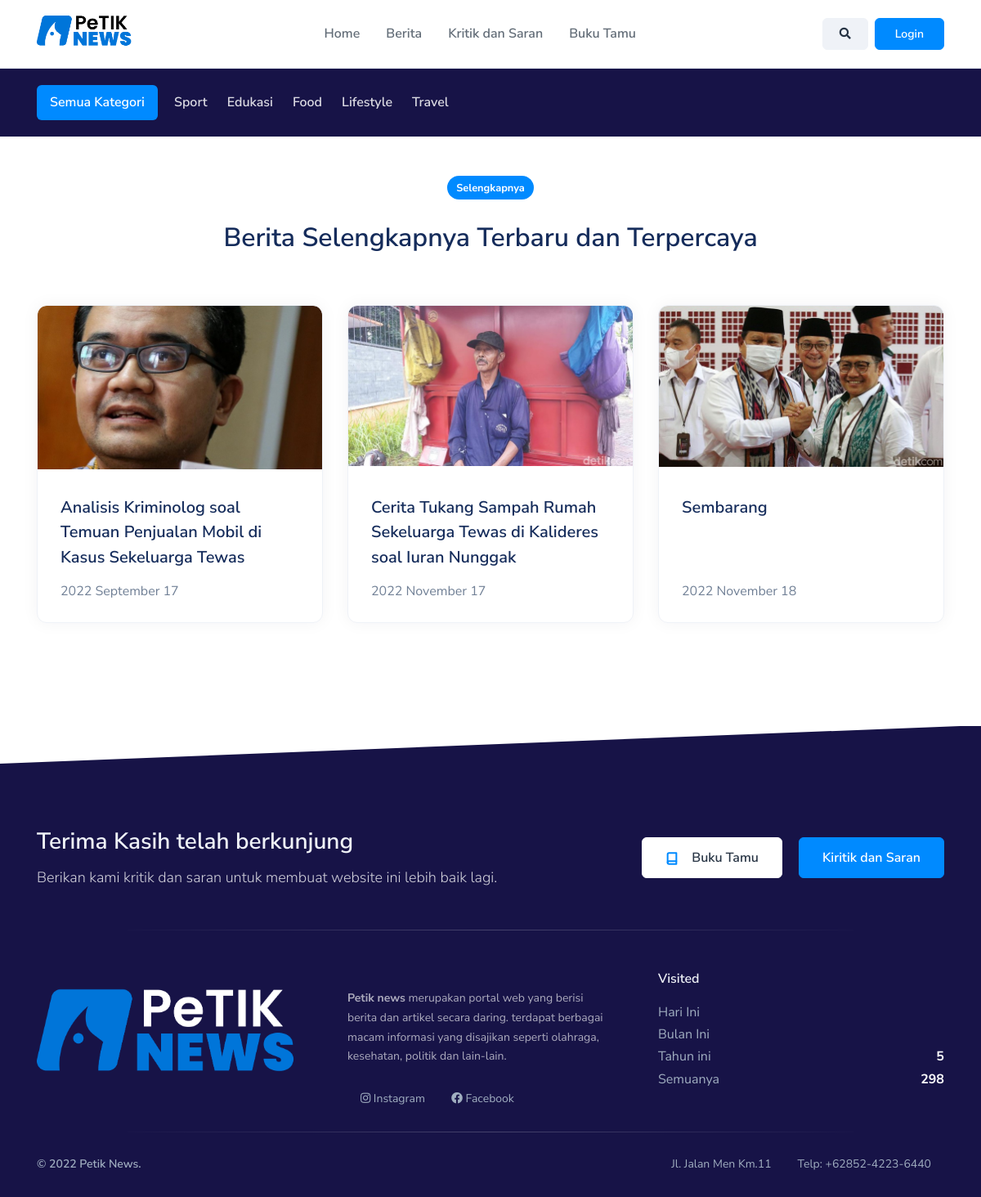
/selengkapnya, run on the app's committed database.
### tables this page shows
CREATE TABLE IF NOT EXISTS `kategori` (
  `id` int(11) NOT NULL AUTO_INCREMENT,
  `slug` varchar(255) DEFAULT NULL,
  `kategori` varchar(255) DEFAULT NULL,
  PRIMARY KEY (`id`)
);

CREATE TABLE IF NOT EXISTS `berita` (
  `id` int(11) NOT NULL AUTO_INCREMENT,
  `judul` text NOT NULL,
  `teras_berita` text NOT NULL,
  `headline` int(2) NOT NULL DEFAULT '0',
  `gambar` longtext NOT NULL,
  `konten` longtext NOT NULL,
  `tanggal` date NOT NULL,
  `kategori_id` int(11) NOT NULL,
  `user_id` int(11) NOT NULL,
  PRIMARY KEY (`id`)
);

### app/core/Controller.php (called while the page is built, shortened)
<?php
class Controller{
	public function view($view, $data = [])
	{
		require_once '../app/views/' . $view . '.php';
	}
	public function model($model)
	{
		return new $model;
	}
}

### app/controllers/Home.php (called while the page is built, shortened)
<?php
class Home extends Controller {
	public function index($id)
	{
		$data['nav-bar-active'] = true;
		$data['title'] = 'Halaman Home';
		if($id == "selengkapnya"){
			$data['berita'] = $this->model('BeritaModel')->getAll();
		} else {
			$data['berita'] = $this->model('BeritaModel')->getAllByKategoriName($id);
		}
		$data['kategori_name'] = $id;
		$this->view('templates/header', $data);
		$this->view('home/kategori', $data);
	}
}

### app/core/App.php (called while the page is built, shortened)
<?php
class App{
	protected $method = 'index';
	protected $params = [];
	public function __construct(){
		$url = $this->parseURL();
		$this->controller = new $this->controller;
		if(!empty($url)){
			$this->params = array_values($url);
		}
		call_user_func_array([$this->controller, $this->method], $this->params);
	}
	public function parseURL(){
		if( isset($_GET['url'])){
			$url = rtrim($_GET['url'], '/');
			$url = filter_var($url, FILTER_SANITIZE_URL);
			$url = explode('/',$url);
			return $url;
		}
	}
}

### public/index.php (called while the page is built, shortened)
<?php
$app = new App;

### app/core/Database.php (called while the page is built, shortened)
<?php
class Database{
	private $host = DB_HOST;
	private $user = DB_USER;
	private $pass = DB_PASS;
	private $dbnm = DB_NAME;
	private $dbh;
	private $stmt;
	public function __construct()
	{
		$dsn = 'mysql:host='. $this->host .';dbname='. $this->dbnm;
		$option = [
			PDO::ATTR_PERSISTENT => true,
			PDO::ATTR_ERRMODE => PDO::ERRMODE_EXCEPTION
		];
		try{
			$this->dbh = new PDO($dsn,$this->user,$this->pass, $option);
		}catch(PDOException $e){
			die($e->getMessage());
		}
	}
	public function query($query)
	{
		$this->stmt = $this->dbh->prepare($query);
	}
	public function execute()
	{
		$this->stmt->execute();
	}
	public function resultSet()
	{
		$this->execute();
		return $this->stmt->fetchAll(PDO::FETCH_ASSOC);
	}
}

### app/core/GetKategori.php (called while the page is built)
<?php
class GetKategori{
    public static function get()
    {
		$db = new Database;
        $db->query('SELECT * FROM kategori');
		return $db->resultSet();
    }
}

### app/models/BeritaModel.php (called while the page is built, shortened)
<?php
class BeritaModel {
	private $table = 'berita';
	private $db;
	public function __construct()
	{
		$this->db = new Database;
	}
	public function getAll()
	{
		$this->db->query('SELECT * FROM ' . $this->table);
		return $this->db->resultSet();
	}
}

### app/views/home/kategori.php (the view, shortened to what this page needs)
<section class="slice pt-5 pb-7">
    <div class="container">
        <div class="row mb-5 justify-content-center text-center">
            <div class="col-lg-8 col-md-10">
                <span class="badge badge-primary badge-pill"><?= ucwords($data['kategori_name']) ?></span>
                <h2 class="mt-4">Berita <?= ucwords($data['kategori_name']) ?> Terbaru dan Terpercaya</h2>
            </div>
        </div>
        <div class="row">
            <?php foreach($data['berita'] as $item){ ?>
            <div class="col-xl-4 col-md-6">
                <div class="card hover-translate-y-n3 hover-shadow-lg overflow-hidden">
                    <div class="position-relative overflow-hidden" style="height:12.5rem">
                        <a href="" class="d-block">
                            <img alt="Image placeholder" src="<?= $item['gambar'] ?>" class="card-img-top">
                        </a>
                    </div>
                    <div class="card-body py-4">
                        <div style="height : 5.5rem;
                                    overflow:hidden;
                                    display: -webkit-box;
                                    -webkit-line-clamp: 3;
                                    -webkit-box-orient: vertical;
                        ">
                            <a href="<?= base_url ?>/berita/<?= $item['id'] ?>" class="h5 stretched-link lh-150"><?= $item['judul'] ?></a>
                        </div>
                        <div class="mt-3">
                            <?= date_format(date_create($item['tanggal']), "Y F d"); ?>
                        </div>
                    </div>
                </div>
            </div>
            <?php } ?>
        </div>
    </div>
</section>

### app/views/templates/header.php (shortened to what this page needs)
<!DOCTYPE html>
<html lang="en">
<head>
    <link rel=stylesheet href="<?= base_url ?>/libs/%40fancyapps/fancybox/dist/jquery.fancybox.min.css">
    <link rel=stylesheet href="<?= base_url ?>/css/quick-website.css" id=stylesheet>
    <link rel=stylesheet href="<?= base_url ?>/css/style.css" id=stylesheet>
    <link rel=stylesheet href="<?= base_url ?>/libs/%40fortawesome/fontawesome-free/css/all.min.css">
    <link rel="stylesheet" href="<?= base_url ?>/css/slider.css">
</head>
<body class="d-flex flex-column" style="min-height: 100vh">
    <header class="sticky-top bg-white border-bottom" id=header-main>
        <nav class="navbar navbar-main navbar-expand-lg navbar-light" id="navbar-main">
            <div class="container">
                <a class="navbar-brand" href="<?= base_url ?>">
                    <img alt="Petik News" src=<?= base_url ?>/logo/logo-text.png class="mt-n2" id=navbar-logo
                    style="height:55px!important">
                </a>
                <div class="collapse navbar-collapse navbar-collapse-overlay" id="navbar-main-collapse">
                    <ul class="navbar-nav ml-lg-auto">
                        <a class="nav-link" href="<?= base_url ?>">Home</a>
                        <a class="nav-link" href="<?= base_url ?>/selengkapnya">Berita</a>
                        <a class="nav-link" href="<?= base_url ?>/kritik">Kritik dan Saran</a>
                        <a class="nav-link" href="<?= base_url ?>/bukutamu">Buku Tamu</a>
                    </ul>
                    <ul class="navbar-nav align-items-lg-center d-flex d-lg-flex ml-lg-auto">
                        <li class="nav-item p-0 px-lg-2">
                            <button class="btn btn-sm btn-secondary w-100" data-toggle="modal" data-target="#modal-search">
                                <i class="fa fa-search"></i>
                            </button>
                        </li>
                        <?php if(isset($_SESSION['auth']['id'])) { ?>
                        <li class="nav-item p-0 position-relative">
                            <button
                                class="btn btn-sm btn-secondary dropdown-toggle w-100"
                                type="button"
                                data-toggle="dropdown"
                                aria-expanded="false"
                            >
                                <i class="fa fa-user"></i>
                            </button>
                            <div class="dropdown-menu dropdown-menu-right mt-2">
                                <?php if(in_array($_SESSION['auth']['role'], ['admin', 'penulis'])) { ?>
                                    <a class="dropdown-item" href="<?= base_url ?>/user">Dashboard</a>
                                <?php } ?>
                                <a class="dropdown-item" href="<?= base_url ?>/profile">Profile</a>
                                <a class="dropdown-item" href="<?= base_url ?>/logout">Logout</a>
                            </div>
                        </li>
                        <?php } else { ?>
                        <li class="nav-item p-0">
                            <a class="btn btn-sm btn-primary px-lg-4 w-100" href="<?= base_url ?>/login">
                                Login
                            </a>
                        </li>
                        <?php } ?>
                    </ul>
                </div>
            </div>
        </nav>
    </header>
    <?php if(isset($data['nav-bar-active'])) { ?>
        <nav class="navbar navbar-horizontal navbar-expand-lg navbar-dark bg-dark">
            <div class="container">
                <div class="collapse navbar-collapse" id="navbar-info">
                    <ul class="navbar-nav">
                        <li class="nav-item d-flex align-items-center">
                            <a class="nav-link bg-primary rounded py-2 px-3 mr-2" href="<?= base_url ?>">
                                <span class="nav-link-inner--text text-white">Semua Kategori</span>
                            </a>
                        </li>
                        <?php foreach(GetKategori::get() as $item){ ?>
                            <li class="nav-item">
                                <a class="nav-link nav-link-icon" href="<?= base_url ?>/<?= strtolower($item['kategori']) ?>">
                                    <span class="nav-link-inner--text"><?= $item['kategori'] ?></span>
                                </a>
                            </li>
                        <?php } ?>
                    </ul>
                </div>
            </div>
        </nav>
    <?php } ?>
    <div class="bg-section-fade">

### data on the page
kategori: kategori "Sport"
kategori: kategori "Edukasi"
kategori: kategori "Food"
kategori: kategori "Lifestyle"
kategori: kategori "Travel"
berita: gambar (picture), judul "Analisis Kriminolog soal Temuan Penjualan Mobil di Kasus Sekeluarga Tewas", tanggal "2022 September 17"
berita: gambar (picture), judul "Cerita Tukang Sampah Rumah Sekeluarga Tewas di Kalideres soal Iuran Nunggak", tanggal "2022 November 17"
berita: gambar (picture), judul "Sembarang", tanggal "2022 November 18"

### other printed values
$data['kategori_name'] "Selengkapnya"
$footer["tahun"]["jumlah"] "5"
$footer["semua"]["jumlah"] "298"
